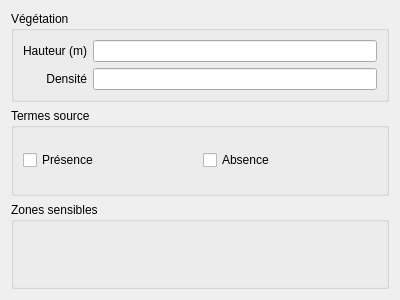
<?xml version="1.0" encoding="UTF-8"?>
<ui version="4.0">
 <class>terrainForm</class>
 <widget class="QWidget" name="terrainForm">
  <property name="geometry">
   <rect>
    <x>0</x>
    <y>0</y>
    <width>400</width>
    <height>300</height>
   </rect>
  </property>
  <property name="windowTitle">
   <string>Form</string>
  </property>
  <layout class="QVBoxLayout" name="verticalLayout">
   <item>
    <widget class="QGroupBox" name="groupBox">
     <property name="title">
      <string>Végétation</string>
     </property>
     <layout class="QVBoxLayout" name="verticalLayout_2">
      <item>
       <layout class="QGridLayout" name="gridLayout">
        <item row="0" column="1">
         <widget class="QLineEdit" name="lineEdit"/>
        </item>
        <item row="1" column="0">
         <widget class="QLabel" name="label_2">
          <property name="text">
           <string>Densité</string>
          </property>
          <property name="alignment">
           <set>Qt::AlignRight|Qt::AlignTrailing|Qt::AlignVCenter</set>
          </property>
         </widget>
        </item>
        <item row="1" column="1">
         <widget class="QLineEdit" name="lineEdit_2"/>
        </item>
        <item row="0" column="0">
         <widget class="QLabel" name="label">
          <property name="text">
           <string>Hauteur (m)</string>
          </property>
          <property name="alignment">
           <set>Qt::AlignRight|Qt::AlignTrailing|Qt::AlignVCenter</set>
          </property>
         </widget>
        </item>
       </layout>
      </item>
     </layout>
    </widget>
   </item>
   <item>
    <widget class="QGroupBox" name="groupBox_2">
     <property name="title">
      <string>Termes source</string>
     </property>
     <layout class="QVBoxLayout" name="verticalLayout_3">
      <item>
       <layout class="QGridLayout" name="gridLayout_2">
        <item row="0" column="0">
         <widget class="QCheckBox" name="checkBox">
          <property name="text">
           <string>Présence</string>
          </property>
         </widget>
        </item>
        <item row="0" column="1">
         <widget class="QCheckBox" name="checkBox_2">
          <property name="text">
           <string>Absence</string>
          </property>
         </widget>
        </item>
       </layout>
      </item>
     </layout>
    </widget>
   </item>
   <item>
    <widget class="QGroupBox" name="groupBox_3">
     <property name="title">
      <string>Zones sensibles</string>
     </property>
    </widget>
   </item>
  </layout>
 </widget>
 <resources/>
 <connections/>
</ui>
